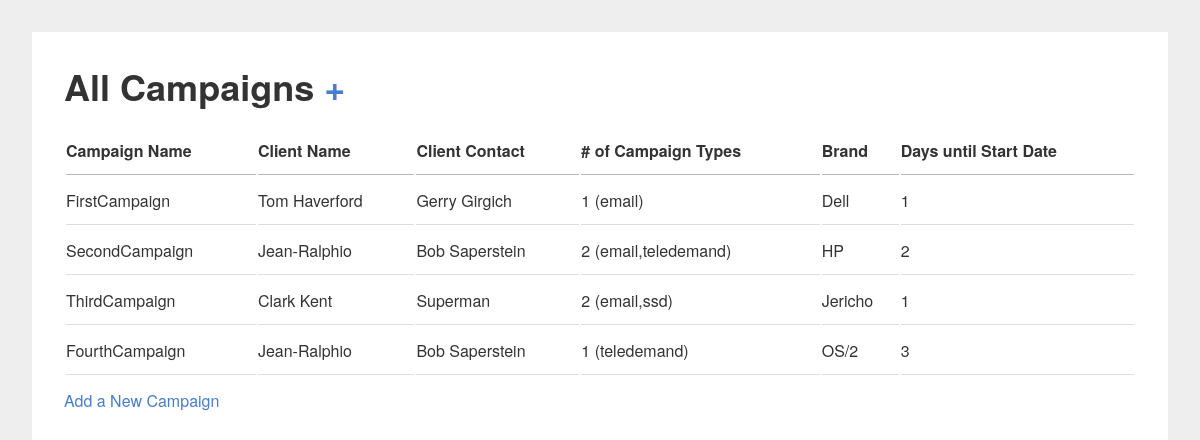
The page / on the database its author committed.
### tables this page shows
CREATE TABLE `campaign` (
  `id` int(11) unsigned NOT NULL AUTO_INCREMENT,
  `client_name` varchar(256) DEFAULT NULL,
  `client_contact` varchar(256) DEFAULT NULL,
  `campaign_name` varchar(256) DEFAULT NULL,
  `campaign_type` varchar(256) DEFAULT NULL,
  `brand` varchar(256) DEFAULT NULL,
  `notes` varchar(1024) DEFAULT NULL,
  `campaign_date` int(11) DEFAULT NULL,
  PRIMARY KEY (`id`)
);

### application/controllers/campaign.php (called while the page is built, shortened)
<?php
Class Campaign extends CI_Controller {
	function __construct() {
		$this->load->library('form_validation');
		$this->load->database();
		$this->load->helper('form');
		$this->load->helper('url');
		$this->load->model('Campaign_model');
		$this->load->model('Client_model');
		$this->load->model('Brand_model');
	}
	function index() {
		$data['campaigns'] = $this->Campaign_model->get_campaigns();
		$data['client_names'] = $this->Client_model->get_client_names();
		$data['client_contacts'] = $this->Client_model->get_client_contacts();
		$data['campaign_types'] = $this->Campaign_model->get_campaign_types();
		$data['brands'] = $this->Brand_model->get_brands();
		$this->load->view('campaign_all', $data);
	}
}

### index.php (called while the page is built, shortened)
<?php
require_once BASEPATH.'core/CodeIgniter.php';

### application/models/campaign_model.php (called while the page is built, shortened)
<?php
Class Campaign_model extends CI_Model {
  function get_campaigns() {
    $query = $this->db->get('campaign');
    return $query->result();
  }
}

### application/models/brand_model.php (called while the page is built, shortened)
<?php
Class Brand_model extends CI_Model {
  function get_brands() {
    $query = $this->db->get('brand');
    $result = $query->result();
    $brands = array();
    foreach($result as $brand) {
      $brands[$brand->id] = $brand->brand_name;
    }
    return $brands;
  }
}

### application/views/campaign_all.php (the view, shortened to what this page needs)
<html>
<?php $this->load->view('_head'); ?>
<body>
  <div id="header"><h1>All Campaigns <a href="/index.php/Campaign/add" title="Add a New Campaign">+</a></h1></div>
  <table>
    <tr><th>Campaign Name</th><th>Client Name</th><th>Client Contact</th><th># of Campaign Types</th><th>Brand</th><th>Days until Start Date</th></tr>
    <?php foreach($campaigns as $campaign): ?>
      <?php $days = round(($campaign->campaign_date - time()) / 86400); ?>
      <?php $types = explode(',', $campaign->campaign_type); ?>
      <?php $number_of_types = count($types); ?>
      <tr>
        <td><?php print $campaign->campaign_name; ?></td>
        <td><?php print $client_names[$campaign->client_name]; ?></td>
        <td><?php print $client_contacts[$campaign->client_contact]; ?></td>
        <td><?php print $number_of_types . ' (' . $campaign->campaign_type . ')'; ?></td>
        <td><?php print $brands[$campaign->brand]; ?></td>
        <td><?php print $days; ?></td>
      </tr>
    <?php endforeach; ?>
  </table>
  <div id="footer"><a href="/index.php/Campaign/add" title="Add a New Campaign">Add a New Campaign</a></div>
</body>
</html>

### application/views/_head.php (shortened to what this page needs)
<head>
<link rel="stylesheet" type="text/css" href="/public/css/app.css" />
<link rel="stylesheet" type="text/css" href="/public/js/jquery-ui-1.10.3.custom/css/ui-lightness/jquery-ui-1.10.3.custom.min.css" />
</head>

### public/css/app.css (style rules this page uses)
* { -webkit-box-sizing: border-box; -moz-box-sizing: border-box; box-sizing: border-box; }
body { color: #333333; font-family: "Helvetica Neue", Helvetica, Arial, sans-serif; font-size: 1em; -webkit-font-smoothing: antialiased; line-height: 1.5em; }
h1, h2, h3, h4, h5, h6 { text-rendering: optimizeLegibility; margin: 0; line-height: 1.25em; }
h1 { font-size: 2.25em; }
a { color: #477dca; text-decoration: none; -webkit-transition: color 0.1s linear; -moz-transition: color 0.1s linear; transition: color 0.1s linear; }
table { margin: 0.75em 0; width: 100%; }
th { border-bottom: 1px solid #b7b7b7; font-weight: bold; padding: 0.75em 0; text-align: left; }
td { border-bottom: 1px solid #dddddd; padding: 0.75em 0; }
tr, td, th { vertical-align: middle; }
html { background: #eeeeee; }
body { background: #ffffff; margin: 2em; padding: 2em; }
#header { margin-bottom: 1em; }

### rows shown on the page
campaign: campaign_name "FirstCampaign", client_name "Tom Haverford", client_contact "Gerry Girgich", campaign_type "1", campaign_type "email", brand "Dell", campaign_date "1"
campaign: campaign_name "SecondCampaign", client_name "Jean-Ralphio", client_contact "Bob Saperstein", campaign_type "2", campaign_type "email,teledemand", brand "HP", campaign_date "2"
campaign: campaign_name "ThirdCampaign", client_name "Clark Kent", client_contact "Superman", campaign_type "2", campaign_type "email,ssd", brand "Jericho", campaign_date "1"
campaign: campaign_name "FourthCampaign", client_name "Jean-Ralphio", client_contact "Bob Saperstein", campaign_type "1", campaign_type "teledemand", brand "OS/2", campaign_date "3"
